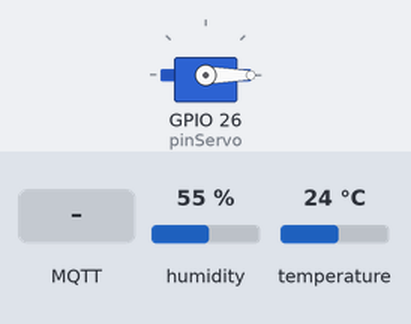
Simulated run of this sketch. Board: ESP32. Shown: servo. The test bench sets the inputs (shaded band); at power-on: humidity 55 %, temperature 24 °C. WiFi joins after 1.5 s; servers stay silent unless stated; random numbers use the default seed unless the sketch sets one; no MQTT or app messages arrive unless stated; what the sketch prints to the serial monitor is not drawn.

Above: at 3.0 s.
3.1 s: MQTT message "90" arrives on the first subscribed topic
At 4.2 s:
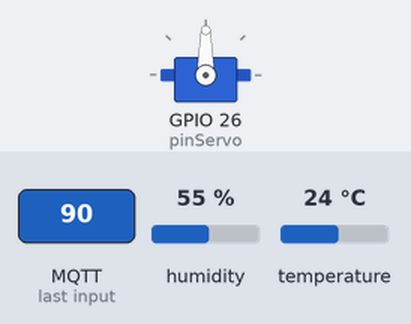
4.6 s: MQTT message "0" arrives on the first subscribed topic
At 5.3 s:
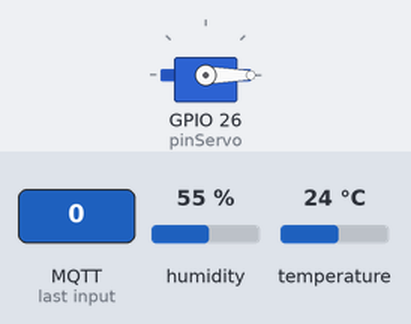
Timing chart, 0 to 7.6 s (numbered marks = the images above; inputs shaded):
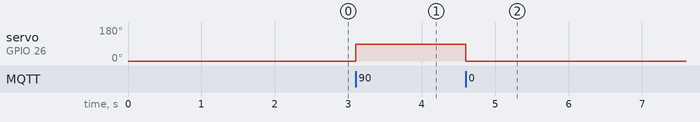

Measured:
- after the input at 3.1 s, servo on GPIO 26 (pinServo): 0° → 90° at once
- after the input at 4.6 s, servo on GPIO 26 (pinServo): 90° → 0° at once

The sketch:

esp32-mqtt-DHT11-Servo.ino
```cpp
#include <WiFi.h>
#include <PubSubClient.h>
#include <Adafruit_Sensor.h>
#include <DHT.h>
#include <ESP32Servo.h>

#define pinDHT 5
#define pinServo 26
#define DHTType DHT11

DHT dht(pinDHT, DHTType);
Servo servo;

const char* ssid = "Deimon";
const char* password = "Pmi@1234";
const char* mqtt_server = "broker.emqx.io";

WiFiClient espClient;
PubSubClient client(espClient);

unsigned long currentTime = millis();
unsigned long previousTime = 0;
const long delayTime = 2000; // delay publish

void setup() {
  Serial.begin(115200);
  dht.begin();
  servo.attach(pinServo);
  servo.write(0);
  delay(100);

  Serial.println();
  Serial.print("Connecting to ");
  Serial.println(ssid);
  WiFi.begin(ssid, password);

  while(WiFi.status() != WL_CONNECTED) {
    delay(500);
    Serial.print(".");
  }

  Serial.println("");
  Serial.println("WiFi Connected");
  Serial.print("IP Address: ");
  Serial.println(WiFi.localIP());

  client.setServer(mqtt_server, 1883);
  client.setCallback(callback);
  delay(200);
}

void loop() {
  if (!client.connected()) {
    Reconnect();
  }
  client.loop();

  currentTime = millis();
  if(currentTime - previousTime >= delayTime) {
    previousTime = currentTime;
    String strMSG = String(dht.readTemperature());
    int arrLen = strMSG.length() + 1;
    char chrMSG[arrLen];
    strMSG.toCharArray(chrMSG, arrLen);

    Serial.print("Pesan: ");
    Serial.println(strMSG);
    client.publish("IoT_Sensor", chrMSG);
  }
}

void callback(char* topic, byte* message, unsigned int length) {
  String messageTemp;

  for(int i = 0; i < length; i++) {
    messageTemp += (char)message[i];
  }
  Serial.println();

  if(String(topic) == "IoT_Command") {
    Serial.print("Pesan : ");
    Serial.println(messageTemp);

    int servoPos = messageTemp.toInt();
    if(servoPos >= 0 && servoPos <= 180) {
      servo.write(servoPos);
    } else {
      Serial.println("Nilai servo tidak valid. Harus antara 0 dan 180.");
    }
  }
}

void Reconnect() {
  while (!client.connected()) {
    Serial.print("Attempting MQTT Connection...");
    String clientId = "ESP32Client-";
    clientId += String(random(0xffff), HEX);

    Serial.print("Client ID : " + clientId + " | Status : ");

    if (client.connect(clientId.c_str())) {
      Serial.print("Connected");
      client.subscribe("IoT_Command");
    } else {
      Serial.print("Failed, rc = ");
      Serial.print(client.state());
      Serial.println(" try again in 5 seconds");
      delay(5000);
    }
  }
}
```
